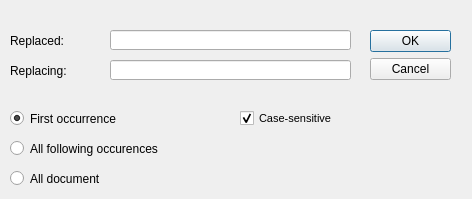
<?xml version="1.0" encoding="UTF-8"?>
<ui version="4.0">
 <class>ReplaceDialog</class>
 <widget class="QDialog" name="ReplaceDialog">
  <property name="geometry">
   <rect>
    <x>0</x>
    <y>0</y>
    <width>472</width>
    <height>199</height>
   </rect>
  </property>
  <property name="minimumSize">
   <size>
    <width>472</width>
    <height>199</height>
   </size>
  </property>
  <property name="maximumSize">
   <size>
    <width>472</width>
    <height>199</height>
   </size>
  </property>
  <property name="windowTitle">
   <string>Replace</string>
  </property>
  <widget class="QDialogButtonBox" name="buttonBox">
   <property name="geometry">
    <rect>
     <x>370</x>
     <y>30</y>
     <width>81</width>
     <height>241</height>
    </rect>
   </property>
   <property name="orientation">
    <enum>Qt::Vertical</enum>
   </property>
   <property name="standardButtons">
    <set>QDialogButtonBox::Cancel|QDialogButtonBox::Ok</set>
   </property>
  </widget>
  <widget class="QLineEdit" name="lineEdit_text_12">
   <property name="geometry">
    <rect>
     <x>110</x>
     <y>30</y>
     <width>241</width>
     <height>20</height>
    </rect>
   </property>
  </widget>
  <widget class="QRadioButton" name="radioButton_67">
   <property name="geometry">
    <rect>
     <x>10</x>
     <y>110</y>
     <width>210</width>
     <height>17</height>
    </rect>
   </property>
   <property name="text">
    <string>First occurrence</string>
   </property>
   <property name="checked">
    <bool>true</bool>
   </property>
  </widget>
  <widget class="QRadioButton" name="radioButton_68">
   <property name="geometry">
    <rect>
     <x>10</x>
     <y>170</y>
     <width>160</width>
     <height>17</height>
    </rect>
   </property>
   <property name="text">
    <string>All document</string>
   </property>
  </widget>
  <widget class="QLabel" name="label_Find_12">
   <property name="geometry">
    <rect>
     <x>10</x>
     <y>30</y>
     <width>90</width>
     <height>21</height>
    </rect>
   </property>
   <property name="text">
    <string>Replaced:</string>
   </property>
  </widget>
  <widget class="QRadioButton" name="radioButton_69">
   <property name="geometry">
    <rect>
     <x>10</x>
     <y>140</y>
     <width>240</width>
     <height>17</height>
    </rect>
   </property>
   <property name="text">
    <string>All following occurences</string>
   </property>
  </widget>
  <widget class="QCheckBox" name="checkBox_23">
   <property name="geometry">
    <rect>
     <x>240</x>
     <y>110</y>
     <width>134</width>
     <height>17</height>
    </rect>
   </property>
   <property name="font">
    <font>
     <pointsize>8</pointsize>
    </font>
   </property>
   <property name="text">
    <string>Case-sensitive</string>
   </property>
   <property name="checked">
    <bool>true</bool>
   </property>
  </widget>
  <widget class="QLabel" name="label_Find_13">
   <property name="geometry">
    <rect>
     <x>10</x>
     <y>60</y>
     <width>90</width>
     <height>21</height>
    </rect>
   </property>
   <property name="text">
    <string>Replacing:</string>
   </property>
  </widget>
  <widget class="QLineEdit" name="lineEdit_text_13">
   <property name="geometry">
    <rect>
     <x>110</x>
     <y>60</y>
     <width>241</width>
     <height>20</height>
    </rect>
   </property>
  </widget>
 </widget>
 <resources/>
 <connections>
  <connection>
   <sender>buttonBox</sender>
   <signal>accepted()</signal>
   <receiver>ReplaceDialog</receiver>
   <slot>accept()</slot>
   <hints>
    <hint type="sourcelabel">
     <x>248</x>
     <y>254</y>
    </hint>
    <hint type="destinationlabel">
     <x>157</x>
     <y>274</y>
    </hint>
   </hints>
  </connection>
  <connection>
   <sender>buttonBox</sender>
   <signal>rejected()</signal>
   <receiver>ReplaceDialog</receiver>
   <slot>reject()</slot>
   <hints>
    <hint type="sourcelabel">
     <x>316</x>
     <y>260</y>
    </hint>
    <hint type="destinationlabel">
     <x>286</x>
     <y>274</y>
    </hint>
   </hints>
  </connection>
 </connections>
</ui>
